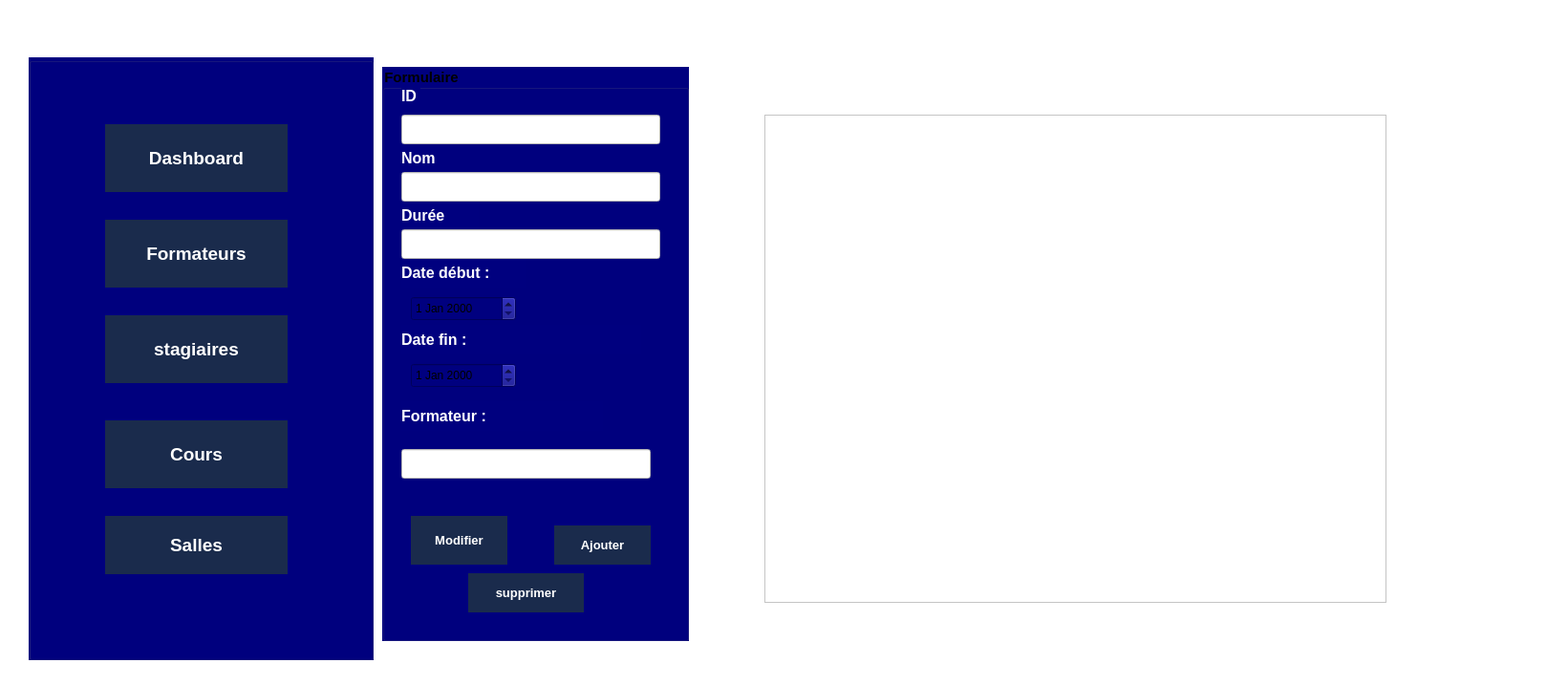
<?xml version="1.0" encoding="UTF-8"?>
<ui version="4.0">
 <class>CoursWidget</class>
 <widget class="QWidget" name="CoursWidget">
  <property name="geometry">
   <rect>
    <x>0</x>
    <y>0</y>
    <width>1641</width>
    <height>717</height>
   </rect>
  </property>
  <property name="windowTitle">
   <string>Form</string>
  </property>
  <property name="styleSheet">
   <string notr="true">background-color: rgb(255, 255, 255);</string>
  </property>
  <widget class="QGroupBox" name="groupBox">
   <property name="geometry">
    <rect>
     <x>30</x>
     <y>60</y>
     <width>361</width>
     <height>631</height>
    </rect>
   </property>
   <property name="styleSheet">
    <string notr="true">background-color: #15a255;
background-color: rgb(0, 0, 255);
background-color: rgb(0, 0, 127);</string>
   </property>
   <property name="title">
    <string/>
   </property>
   <widget class="QPushButton" name="pushButton_8">
    <property name="geometry">
     <rect>
      <x>80</x>
      <y>70</y>
      <width>191</width>
      <height>71</height>
     </rect>
    </property>
    <property name="maximumSize">
     <size>
      <width>100000</width>
      <height>105</height>
     </size>
    </property>
    <property name="font">
     <font>
      <pointsize>14</pointsize>
      <bold>true</bold>
     </font>
    </property>
    <property name="styleSheet">
     <string notr="true">QPushButton {
    background-color: #1A2B4C;
    color: white;
    border: none;
    padding: 10px 15px;
    font-weight: bold;
}
</string>
    </property>
    <property name="text">
     <string>Dashboard</string>
    </property>
   </widget>
   <widget class="QPushButton" name="employe">
    <property name="geometry">
     <rect>
      <x>80</x>
      <y>170</y>
      <width>191</width>
      <height>71</height>
     </rect>
    </property>
    <property name="maximumSize">
     <size>
      <width>16777215</width>
      <height>105</height>
     </size>
    </property>
    <property name="font">
     <font>
      <pointsize>14</pointsize>
      <bold>true</bold>
     </font>
    </property>
    <property name="styleSheet">
     <string notr="true">QPushButton {
    background-color: #1A2B4C;
    color: white;
    border: none;
    padding: 10px 15px;
    font-weight: bold;
}
</string>
    </property>
    <property name="text">
     <string>Formateurs</string>
    </property>
   </widget>
   <widget class="QPushButton" name="btnStagiaires">
    <property name="geometry">
     <rect>
      <x>80</x>
      <y>270</y>
      <width>191</width>
      <height>71</height>
     </rect>
    </property>
    <property name="maximumSize">
     <size>
      <width>16777215</width>
      <height>105</height>
     </size>
    </property>
    <property name="font">
     <font>
      <pointsize>14</pointsize>
      <bold>true</bold>
     </font>
    </property>
    <property name="styleSheet">
     <string notr="true">QPushButton {
    background-color: #1A2B4C;
    color: white;
    border: none;
    padding: 10px 15px;
    font-weight: bold;
}
</string>
    </property>
    <property name="text">
     <string>stagiaires</string>
    </property>
   </widget>
   <widget class="QPushButton" name="btnCours">
    <property name="geometry">
     <rect>
      <x>80</x>
      <y>380</y>
      <width>191</width>
      <height>71</height>
     </rect>
    </property>
    <property name="maximumSize">
     <size>
      <width>16777215</width>
      <height>105</height>
     </size>
    </property>
    <property name="font">
     <font>
      <pointsize>14</pointsize>
      <bold>true</bold>
     </font>
    </property>
    <property name="styleSheet">
     <string notr="true">QPushButton {
    background-color: #1A2B4C;
    color: white;
    border: none;
    padding: 10px 15px;
    font-weight: bold;
}
</string>
    </property>
    <property name="text">
     <string>Cours</string>
    </property>
   </widget>
   <widget class="QPushButton" name="pushButton_12">
    <property name="geometry">
     <rect>
      <x>80</x>
      <y>480</y>
      <width>191</width>
      <height>61</height>
     </rect>
    </property>
    <property name="maximumSize">
     <size>
      <width>16777215</width>
      <height>105</height>
     </size>
    </property>
    <property name="font">
     <font>
      <pointsize>14</pointsize>
      <bold>true</bold>
     </font>
    </property>
    <property name="styleSheet">
     <string notr="true">QPushButton {
    background-color: #1A2B4C;
    color: white;
    border: none;
    padding: 10px 15px;
    font-weight: bold;
}
</string>
    </property>
    <property name="text">
     <string>Salles</string>
    </property>
   </widget>
  </widget>
  <widget class="QGroupBox" name="QgroupBox">
   <property name="geometry">
    <rect>
     <x>400</x>
     <y>70</y>
     <width>321</width>
     <height>601</height>
    </rect>
   </property>
   <property name="minimumSize">
    <size>
     <width>210</width>
     <height>327</height>
    </size>
   </property>
   <property name="font">
    <font>
     <pointsize>11</pointsize>
     <bold>true</bold>
    </font>
   </property>
   <property name="styleSheet">
    <string notr="true">background-color: #15a255;
background-color: rgb(0, 0, 127);</string>
   </property>
   <property name="title">
    <string>Formulaire</string>
   </property>
   <widget class="QLabel" name="label_37">
    <property name="geometry">
     <rect>
      <x>20</x>
      <y>20</y>
      <width>20</width>
      <height>20</height>
     </rect>
    </property>
    <property name="palette">
     <palette>
      <active>
       <colorrole role="WindowText">
        <brush brushstyle="SolidPattern">
         <color alpha="255">
          <red>255</red>
          <green>255</green>
          <blue>255</blue>
         </color>
        </brush>
       </colorrole>
       <colorrole role="Button">
        <brush brushstyle="SolidPattern">
         <color alpha="255">
          <red>0</red>
          <green>0</green>
          <blue>127</blue>
         </color>
        </brush>
       </colorrole>
       <colorrole role="Base">
        <brush brushstyle="SolidPattern">
         <color alpha="255">
          <red>0</red>
          <green>0</green>
          <blue>127</blue>
         </color>
        </brush>
       </colorrole>
       <colorrole role="Window">
        <brush brushstyle="SolidPattern">
         <color alpha="255">
          <red>0</red>
          <green>0</green>
          <blue>127</blue>
         </color>
        </brush>
       </colorrole>
      </active>
      <inactive>
       <colorrole role="WindowText">
        <brush brushstyle="SolidPattern">
         <color alpha="255">
          <red>255</red>
          <green>255</green>
          <blue>255</blue>
         </color>
        </brush>
       </colorrole>
       <colorrole role="Button">
        <brush brushstyle="SolidPattern">
         <color alpha="255">
          <red>0</red>
          <green>0</green>
          <blue>127</blue>
         </color>
        </brush>
       </colorrole>
       <colorrole role="Base">
        <brush brushstyle="SolidPattern">
         <color alpha="255">
          <red>0</red>
          <green>0</green>
          <blue>127</blue>
         </color>
        </brush>
       </colorrole>
       <colorrole role="Window">
        <brush brushstyle="SolidPattern">
         <color alpha="255">
          <red>0</red>
          <green>0</green>
          <blue>127</blue>
         </color>
        </brush>
       </colorrole>
      </inactive>
      <disabled>
       <colorrole role="Button">
        <brush brushstyle="SolidPattern">
         <color alpha="255">
          <red>0</red>
          <green>0</green>
          <blue>127</blue>
         </color>
        </brush>
       </colorrole>
       <colorrole role="Base">
        <brush brushstyle="SolidPattern">
         <color alpha="255">
          <red>0</red>
          <green>0</green>
          <blue>127</blue>
         </color>
        </brush>
       </colorrole>
       <colorrole role="Window">
        <brush brushstyle="SolidPattern">
         <color alpha="255">
          <red>0</red>
          <green>0</green>
          <blue>127</blue>
         </color>
        </brush>
       </colorrole>
      </disabled>
     </palette>
    </property>
    <property name="font">
     <font>
      <pointsize>12</pointsize>
      <bold>true</bold>
     </font>
    </property>
    <property name="text">
     <string>ID</string>
    </property>
   </widget>
   <widget class="QLabel" name="label_39">
    <property name="geometry">
     <rect>
      <x>20</x>
      <y>80</y>
      <width>51</width>
      <height>31</height>
     </rect>
    </property>
    <property name="palette">
     <palette>
      <active>
       <colorrole role="WindowText">
        <brush brushstyle="SolidPattern">
         <color alpha="255">
          <red>255</red>
          <green>255</green>
          <blue>255</blue>
         </color>
        </brush>
       </colorrole>
       <colorrole role="Button">
        <brush brushstyle="SolidPattern">
         <color alpha="255">
          <red>0</red>
          <green>0</green>
          <blue>127</blue>
         </color>
        </brush>
       </colorrole>
       <colorrole role="Base">
        <brush brushstyle="SolidPattern">
         <color alpha="255">
          <red>0</red>
          <green>0</green>
          <blue>127</blue>
         </color>
        </brush>
       </colorrole>
       <colorrole role="Window">
        <brush brushstyle="SolidPattern">
         <color alpha="255">
          <red>0</red>
          <green>0</green>
          <blue>127</blue>
         </color>
        </brush>
       </colorrole>
      </active>
      <inactive>
       <colorrole role="WindowText">
        <brush brushstyle="SolidPattern">
         <color alpha="255">
          <red>255</red>
          <green>255</green>
          <blue>255</blue>
         </color>
        </brush>
       </colorrole>
       <colorrole role="Button">
        <brush brushstyle="SolidPattern">
         <color alpha="255">
          <red>0</red>
          <green>0</green>
          <blue>127</blue>
         </color>
        </brush>
       </colorrole>
       <colorrole role="Base">
        <brush brushstyle="SolidPattern">
         <color alpha="255">
          <red>0</red>
          <green>0</green>
          <blue>127</blue>
         </color>
        </brush>
       </colorrole>
       <colorrole role="Window">
        <brush brushstyle="SolidPattern">
         <color alpha="255">
          <red>0</red>
          <green>0</green>
          <blue>127</blue>
         </color>
        </brush>
       </colorrole>
      </inactive>
      <disabled>
       <colorrole role="Button">
        <brush brushstyle="SolidPattern">
         <color alpha="255">
          <red>0</red>
          <green>0</green>
          <blue>127</blue>
         </color>
        </brush>
       </colorrole>
       <colorrole role="Base">
        <brush brushstyle="SolidPattern">
         <color alpha="255">
          <red>0</red>
          <green>0</green>
          <blue>127</blue>
         </color>
        </brush>
       </colorrole>
       <colorrole role="Window">
        <brush brushstyle="SolidPattern">
         <color alpha="255">
          <red>0</red>
          <green>0</green>
          <blue>127</blue>
         </color>
        </brush>
       </colorrole>
      </disabled>
     </palette>
    </property>
    <property name="font">
     <font>
      <pointsize>12</pointsize>
      <bold>true</bold>
     </font>
    </property>
    <property name="text">
     <string>Nom</string>
    </property>
   </widget>
   <widget class="QLabel" name="label_41">
    <property name="geometry">
     <rect>
      <x>20</x>
      <y>140</y>
      <width>81</width>
      <height>31</height>
     </rect>
    </property>
    <property name="palette">
     <palette>
      <active>
       <colorrole role="WindowText">
        <brush brushstyle="SolidPattern">
         <color alpha="255">
          <red>255</red>
          <green>255</green>
          <blue>255</blue>
         </color>
        </brush>
       </colorrole>
       <colorrole role="Button">
        <brush brushstyle="SolidPattern">
         <color alpha="255">
          <red>0</red>
          <green>0</green>
          <blue>127</blue>
         </color>
        </brush>
       </colorrole>
       <colorrole role="Base">
        <brush brushstyle="SolidPattern">
         <color alpha="255">
          <red>0</red>
          <green>0</green>
          <blue>127</blue>
         </color>
        </brush>
       </colorrole>
       <colorrole role="Window">
        <brush brushstyle="SolidPattern">
         <color alpha="255">
          <red>0</red>
          <green>0</green>
          <blue>127</blue>
         </color>
        </brush>
       </colorrole>
      </active>
      <inactive>
       <colorrole role="WindowText">
        <brush brushstyle="SolidPattern">
         <color alpha="255">
          <red>255</red>
          <green>255</green>
          <blue>255</blue>
         </color>
        </brush>
       </colorrole>
       <colorrole role="Button">
        <brush brushstyle="SolidPattern">
         <color alpha="255">
          <red>0</red>
          <green>0</green>
          <blue>127</blue>
         </color>
        </brush>
       </colorrole>
       <colorrole role="Base">
        <brush brushstyle="SolidPattern">
         <color alpha="255">
          <red>0</red>
          <green>0</green>
          <blue>127</blue>
         </color>
        </brush>
       </colorrole>
       <colorrole role="Window">
        <brush brushstyle="SolidPattern">
         <color alpha="255">
          <red>0</red>
          <green>0</green>
          <blue>127</blue>
         </color>
        </brush>
       </colorrole>
      </inactive>
      <disabled>
       <colorrole role="Button">
        <brush brushstyle="SolidPattern">
         <color alpha="255">
          <red>0</red>
          <green>0</green>
          <blue>127</blue>
         </color>
        </brush>
       </colorrole>
       <colorrole role="Base">
        <brush brushstyle="SolidPattern">
         <color alpha="255">
          <red>0</red>
          <green>0</green>
          <blue>127</blue>
         </color>
        </brush>
       </colorrole>
       <colorrole role="Window">
        <brush brushstyle="SolidPattern">
         <color alpha="255">
          <red>0</red>
          <green>0</green>
          <blue>127</blue>
         </color>
        </brush>
       </colorrole>
      </disabled>
     </palette>
    </property>
    <property name="font">
     <font>
      <pointsize>12</pointsize>
      <bold>true</bold>
     </font>
    </property>
    <property name="text">
     <string>Durée</string>
    </property>
   </widget>
   <widget class="QLabel" name="dateEditInscription">
    <property name="geometry">
     <rect>
      <x>20</x>
      <y>350</y>
      <width>211</width>
      <height>31</height>
     </rect>
    </property>
    <property name="palette">
     <palette>
      <active>
       <colorrole role="WindowText">
        <brush brushstyle="SolidPattern">
         <color alpha="255">
          <red>255</red>
          <green>255</green>
          <blue>255</blue>
         </color>
        </brush>
       </colorrole>
       <colorrole role="Button">
        <brush brushstyle="SolidPattern">
         <color alpha="255">
          <red>0</red>
          <green>0</green>
          <blue>127</blue>
         </color>
        </brush>
       </colorrole>
       <colorrole role="Base">
        <brush brushstyle="SolidPattern">
         <color alpha="255">
          <red>0</red>
          <green>0</green>
          <blue>127</blue>
         </color>
        </brush>
       </colorrole>
       <colorrole role="Window">
        <brush brushstyle="SolidPattern">
         <color alpha="255">
          <red>0</red>
          <green>0</green>
          <blue>127</blue>
         </color>
        </brush>
       </colorrole>
      </active>
      <inactive>
       <colorrole role="WindowText">
        <brush brushstyle="SolidPattern">
         <color alpha="255">
          <red>255</red>
          <green>255</green>
          <blue>255</blue>
         </color>
        </brush>
       </colorrole>
       <colorrole role="Button">
        <brush brushstyle="SolidPattern">
         <color alpha="255">
          <red>0</red>
          <green>0</green>
          <blue>127</blue>
         </color>
        </brush>
       </colorrole>
       <colorrole role="Base">
        <brush brushstyle="SolidPattern">
         <color alpha="255">
          <red>0</red>
          <green>0</green>
          <blue>127</blue>
         </color>
        </brush>
       </colorrole>
       <colorrole role="Window">
        <brush brushstyle="SolidPattern">
         <color alpha="255">
          <red>0</red>
          <green>0</green>
          <blue>127</blue>
         </color>
        </brush>
       </colorrole>
      </inactive>
      <disabled>
       <colorrole role="Button">
        <brush brushstyle="SolidPattern">
         <color alpha="255">
          <red>0</red>
          <green>0</green>
          <blue>127</blue>
         </color>
        </brush>
       </colorrole>
       <colorrole role="Base">
        <brush brushstyle="SolidPattern">
         <color alpha="255">
          <red>0</red>
          <green>0</green>
          <blue>127</blue>
         </color>
        </brush>
       </colorrole>
       <colorrole role="Window">
        <brush brushstyle="SolidPattern">
         <color alpha="255">
          <red>0</red>
          <green>0</green>
          <blue>127</blue>
         </color>
        </brush>
       </colorrole>
      </disabled>
     </palette>
    </property>
    <property name="font">
     <font>
      <pointsize>12</pointsize>
      <bold>true</bold>
     </font>
    </property>
    <property name="text">
     <string>Formateur :</string>
    </property>
   </widget>
   <widget class="QLabel" name="label_43">
    <property name="geometry">
     <rect>
      <x>20</x>
      <y>200</y>
      <width>131</width>
      <height>31</height>
     </rect>
    </property>
    <property name="palette">
     <palette>
      <active>
       <colorrole role="WindowText">
        <brush brushstyle="SolidPattern">
         <color alpha="255">
          <red>255</red>
          <green>255</green>
          <blue>255</blue>
         </color>
        </brush>
       </colorrole>
       <colorrole role="Button">
        <brush brushstyle="SolidPattern">
         <color alpha="255">
          <red>0</red>
          <green>0</green>
          <blue>127</blue>
         </color>
        </brush>
       </colorrole>
       <colorrole role="Base">
        <brush brushstyle="SolidPattern">
         <color alpha="255">
          <red>0</red>
          <green>0</green>
          <blue>127</blue>
         </color>
        </brush>
       </colorrole>
       <colorrole role="Window">
        <brush brushstyle="SolidPattern">
         <color alpha="255">
          <red>0</red>
          <green>0</green>
          <blue>127</blue>
         </color>
        </brush>
       </colorrole>
      </active>
      <inactive>
       <colorrole role="WindowText">
        <brush brushstyle="SolidPattern">
         <color alpha="255">
          <red>255</red>
          <green>255</green>
          <blue>255</blue>
         </color>
        </brush>
       </colorrole>
       <colorrole role="Button">
        <brush brushstyle="SolidPattern">
         <color alpha="255">
          <red>0</red>
          <green>0</green>
          <blue>127</blue>
         </color>
        </brush>
       </colorrole>
       <colorrole role="Base">
        <brush brushstyle="SolidPattern">
         <color alpha="255">
          <red>0</red>
          <green>0</green>
          <blue>127</blue>
         </color>
        </brush>
       </colorrole>
       <colorrole role="Window">
        <brush brushstyle="SolidPattern">
         <color alpha="255">
          <red>0</red>
          <green>0</green>
          <blue>127</blue>
         </color>
        </brush>
       </colorrole>
      </inactive>
      <disabled>
       <colorrole role="Button">
        <brush brushstyle="SolidPattern">
         <color alpha="255">
          <red>0</red>
          <green>0</green>
          <blue>127</blue>
         </color>
        </brush>
       </colorrole>
       <colorrole role="Base">
        <brush brushstyle="SolidPattern">
         <color alpha="255">
          <red>0</red>
          <green>0</green>
          <blue>127</blue>
         </color>
        </brush>
       </colorrole>
       <colorrole role="Window">
        <brush brushstyle="SolidPattern">
         <color alpha="255">
          <red>0</red>
          <green>0</green>
          <blue>127</blue>
         </color>
        </brush>
       </colorrole>
      </disabled>
     </palette>
    </property>
    <property name="font">
     <font>
      <pointsize>12</pointsize>
      <bold>true</bold>
     </font>
    </property>
    <property name="text">
     <string>Date début :</string>
    </property>
   </widget>
   <widget class="QLineEdit" name="lineEditID">
    <property name="geometry">
     <rect>
      <x>20</x>
      <y>50</y>
      <width>271</width>
      <height>31</height>
     </rect>
    </property>
    <property name="palette">
     <palette>
      <active>
       <colorrole role="Button">
        <brush brushstyle="SolidPattern">
         <color alpha="255">
          <red>255</red>
          <green>255</green>
          <blue>255</blue>
         </color>
        </brush>
       </colorrole>
       <colorrole role="Text">
        <brush brushstyle="SolidPattern">
         <color alpha="255">
          <red>0</red>
          <green>0</green>
          <blue>0</blue>
         </color>
        </brush>
       </colorrole>
       <colorrole role="Base">
        <brush brushstyle="SolidPattern">
         <color alpha="255">
          <red>255</red>
          <green>255</green>
          <blue>255</blue>
         </color>
        </brush>
       </colorrole>
       <colorrole role="Window">
        <brush brushstyle="SolidPattern">
         <color alpha="255">
          <red>255</red>
          <green>255</green>
          <blue>255</blue>
         </color>
        </brush>
       </colorrole>
      </active>
      <inactive>
       <colorrole role="Button">
        <brush brushstyle="SolidPattern">
         <color alpha="255">
          <red>255</red>
          <green>255</green>
          <blue>255</blue>
         </color>
        </brush>
       </colorrole>
       <colorrole role="Text">
        <brush brushstyle="SolidPattern">
         <color alpha="255">
          <red>0</red>
          <green>0</green>
          <blue>0</blue>
         </color>
        </brush>
       </colorrole>
       <colorrole role="Base">
        <brush brushstyle="SolidPattern">
         <color alpha="255">
          <red>255</red>
          <green>255</green>
          <blue>255</blue>
         </color>
        </brush>
       </colorrole>
       <colorrole role="Window">
        <brush brushstyle="SolidPattern">
         <color alpha="255">
          <red>255</red>
          <green>255</green>
          <blue>255</blue>
         </color>
        </brush>
       </colorrole>
      </inactive>
      <disabled>
       <colorrole role="Button">
        <brush brushstyle="SolidPattern">
         <color alpha="255">
          <red>255</red>
          <green>255</green>
          <blue>255</blue>
         </color>
        </brush>
       </colorrole>
       <colorrole role="Base">
        <brush brushstyle="SolidPattern">
         <color alpha="255">
          <red>255</red>
          <green>255</green>
          <blue>255</blue>
         </color>
        </brush>
       </colorrole>
       <colorrole role="Window">
        <brush brushstyle="SolidPattern">
         <color alpha="255">
          <red>255</red>
          <green>255</green>
          <blue>255</blue>
         </color>
        </brush>
       </colorrole>
      </disabled>
     </palette>
    </property>
    <property name="font">
     <font>
      <pointsize>11</pointsize>
     </font>
    </property>
    <property name="styleSheet">
     <string notr="true">background-color: rgb(255, 255, 255);</string>
    </property>
   </widget>
   <widget class="QLineEdit" name="lineEditNom">
    <property name="geometry">
     <rect>
      <x>20</x>
      <y>110</y>
      <width>271</width>
      <height>31</height>
     </rect>
    </property>
    <property name="palette">
     <palette>
      <active>
       <colorrole role="Button">
        <brush brushstyle="SolidPattern">
         <color alpha="255">
          <red>255</red>
          <green>255</green>
          <blue>255</blue>
         </color>
        </brush>
       </colorrole>
       <colorrole role="Text">
        <brush brushstyle="SolidPattern">
         <color alpha="255">
          <red>0</red>
          <green>0</green>
          <blue>0</blue>
         </color>
        </brush>
       </colorrole>
       <colorrole role="Base">
        <brush brushstyle="SolidPattern">
         <color alpha="255">
          <red>255</red>
          <green>255</green>
          <blue>255</blue>
         </color>
        </brush>
       </colorrole>
       <colorrole role="Window">
        <brush brushstyle="SolidPattern">
         <color alpha="255">
          <red>255</red>
          <green>255</green>
          <blue>255</blue>
         </color>
        </brush>
       </colorrole>
      </active>
      <inactive>
       <colorrole role="Button">
        <brush brushstyle="SolidPattern">
         <color alpha="255">
          <red>255</red>
          <green>255</green>
          <blue>255</blue>
         </color>
        </brush>
       </colorrole>
       <colorrole role="Text">
        <brush brushstyle="SolidPattern">
         <color alpha="255">
          <red>0</red>
          <green>0</green>
          <blue>0</blue>
         </color>
        </brush>
       </colorrole>
       <colorrole role="Base">
        <brush brushstyle="SolidPattern">
         <color alpha="255">
          <red>255</red>
          <green>255</green>
          <blue>255</blue>
         </color>
        </brush>
       </colorrole>
       <colorrole role="Window">
        <brush brushstyle="SolidPattern">
         <color alpha="255">
          <red>255</red>
          <green>255</green>
          <blue>255</blue>
         </color>
        </brush>
       </colorrole>
      </inactive>
      <disabled>
       <colorrole role="Button">
        <brush brushstyle="SolidPattern">
         <color alpha="255">
          <red>255</red>
          <green>255</green>
          <blue>255</blue>
         </color>
        </brush>
       </colorrole>
       <colorrole role="Base">
        <brush brushstyle="SolidPattern">
         <color alpha="255">
          <red>255</red>
          <green>255</green>
          <blue>255</blue>
         </color>
        </brush>
       </colorrole>
       <colorrole role="Window">
        <brush brushstyle="SolidPattern">
         <color alpha="255">
          <red>255</red>
          <green>255</green>
          <blue>255</blue>
         </color>
        </brush>
       </colorrole>
      </disabled>
     </palette>
    </property>
    <property name="font">
     <font>
      <pointsize>11</pointsize>
     </font>
    </property>
    <property name="styleSheet">
     <string notr="true">background-color: rgb(255, 255, 255);
</string>
    </property>
   </widget>
   <widget class="QPushButton" name="btnModifier">
    <property name="geometry">
     <rect>
      <x>30</x>
      <y>470</y>
      <width>101</width>
      <height>51</height>
     </rect>
    </property>
    <property name="font">
     <font>
      <pointsize>10</pointsize>
      <bold>true</bold>
     </font>
    </property>
    <property name="styleSheet">
     <string notr="true">QPushButton {
    background-color: #1A2B4C;
    color: white;
    border: none;
    padding: 10px 15px;
    font-weight: bold;
}</string>
    </property>
    <property name="text">
     <string>Modifier</string>
    </property>
   </widget>
   <widget class="QPushButton" name="btnSupprimer">
    <property name="geometry">
     <rect>
      <x>90</x>
      <y>530</y>
      <width>121</width>
      <height>41</height>
     </rect>
    </property>
    <property name="font">
     <font>
      <pointsize>10</pointsize>
      <bold>true</bold>
     </font>
    </property>
    <property name="styleSheet">
     <string notr="true">QPushButton {
    background-color: #1A2B4C;
    color: white;
    border: none;
    padding: 10px 15px;
    font-weight: bold;
}</string>
    </property>
    <property name="text">
     <string>supprimer</string>
    </property>
   </widget>
   <widget class="QPushButton" name="btnAjouter">
    <property name="geometry">
     <rect>
      <x>180</x>
      <y>480</y>
      <width>101</width>
      <height>41</height>
     </rect>
    </property>
    <property name="font">
     <font>
      <pointsize>10</pointsize>
      <bold>true</bold>
     </font>
    </property>
    <property name="styleSheet">
     <string notr="true">QPushButton {
    background-color: #1A2B4C;
    color: white;
    border: none;
    padding: 10px 15px;
    font-weight: bold;
}</string>
    </property>
    <property name="text">
     <string>Ajouter</string>
    </property>
   </widget>
   <widget class="QLabel" name="label_40">
    <property name="geometry">
     <rect>
      <x>20</x>
      <y>270</y>
      <width>251</width>
      <height>31</height>
     </rect>
    </property>
    <property name="palette">
     <palette>
      <active>
       <colorrole role="WindowText">
        <brush brushstyle="SolidPattern">
         <color alpha="255">
          <red>255</red>
          <green>255</green>
          <blue>255</blue>
         </color>
        </brush>
       </colorrole>
       <colorrole role="Button">
        <brush brushstyle="SolidPattern">
         <color alpha="255">
          <red>0</red>
          <green>0</green>
          <blue>127</blue>
         </color>
        </brush>
       </colorrole>
       <colorrole role="Base">
        <brush brushstyle="SolidPattern">
         <color alpha="255">
          <red>0</red>
          <green>0</green>
          <blue>127</blue>
         </color>
        </brush>
       </colorrole>
       <colorrole role="Window">
        <brush brushstyle="SolidPattern">
         <color alpha="255">
          <red>0</red>
          <green>0</green>
          <blue>127</blue>
         </color>
        </brush>
       </colorrole>
      </active>
      <inactive>
       <colorrole role="WindowText">
        <brush brushstyle="SolidPattern">
         <color alpha="255">
          <red>255</red>
          <green>255</green>
          <blue>255</blue>
         </color>
        </brush>
       </colorrole>
       <colorrole role="Button">
        <brush brushstyle="SolidPattern">
         <color alpha="255">
          <red>0</red>
          <green>0</green>
          <blue>127</blue>
         </color>
        </brush>
       </colorrole>
       <colorrole role="Base">
        <brush brushstyle="SolidPattern">
         <color alpha="255">
          <red>0</red>
          <green>0</green>
          <blue>127</blue>
         </color>
        </brush>
       </colorrole>
       <colorrole role="Window">
        <brush brushstyle="SolidPattern">
         <color alpha="255">
          <red>0</red>
          <green>0</green>
          <blue>127</blue>
         </color>
        </brush>
       </colorrole>
      </inactive>
      <disabled>
       <colorrole role="Button">
        <brush brushstyle="SolidPattern">
         <color alpha="255">
          <red>0</red>
          <green>0</green>
          <blue>127</blue>
         </color>
        </brush>
       </colorrole>
       <colorrole role="Base">
        <brush brushstyle="SolidPattern">
         <color alpha="255">
          <red>0</red>
          <green>0</green>
          <blue>127</blue>
         </color>
        </brush>
       </colorrole>
       <colorrole role="Window">
        <brush brushstyle="SolidPattern">
         <color alpha="255">
          <red>0</red>
          <green>0</green>
          <blue>127</blue>
         </color>
        </brush>
       </colorrole>
      </disabled>
     </palette>
    </property>
    <property name="font">
     <font>
      <pointsize>12</pointsize>
      <bold>true</bold>
     </font>
    </property>
    <property name="text">
     <string>Date fin :</string>
    </property>
   </widget>
   <widget class="QLineEdit" name="lineEditFormateur">
    <property name="geometry">
     <rect>
      <x>20</x>
      <y>400</y>
      <width>261</width>
      <height>31</height>
     </rect>
    </property>
    <property name="styleSheet">
     <string notr="true">background-color: rgb(255, 255, 255);</string>
    </property>
   </widget>
   <widget class="QDateEdit" name="dateDebut">
    <property name="geometry">
     <rect>
      <x>30</x>
      <y>240</y>
      <width>110</width>
      <height>26</height>
     </rect>
    </property>
   </widget>
   <widget class="QDateEdit" name="dateFin">
    <property name="geometry">
     <rect>
      <x>30</x>
      <y>310</y>
      <width>110</width>
      <height>26</height>
     </rect>
    </property>
   </widget>
   <widget class="QLineEdit" name="lineEditDuree">
    <property name="geometry">
     <rect>
      <x>20</x>
      <y>170</y>
      <width>271</width>
      <height>31</height>
     </rect>
    </property>
    <property name="palette">
     <palette>
      <active>
       <colorrole role="Button">
        <brush brushstyle="SolidPattern">
         <color alpha="255">
          <red>255</red>
          <green>255</green>
          <blue>255</blue>
         </color>
        </brush>
       </colorrole>
       <colorrole role="Text">
        <brush brushstyle="SolidPattern">
         <color alpha="255">
          <red>0</red>
          <green>0</green>
          <blue>0</blue>
         </color>
        </brush>
       </colorrole>
       <colorrole role="Base">
        <brush brushstyle="SolidPattern">
         <color alpha="255">
          <red>255</red>
          <green>255</green>
          <blue>255</blue>
         </color>
        </brush>
       </colorrole>
       <colorrole role="Window">
        <brush brushstyle="SolidPattern">
         <color alpha="255">
          <red>255</red>
          <green>255</green>
          <blue>255</blue>
         </color>
        </brush>
       </colorrole>
      </active>
      <inactive>
       <colorrole role="Button">
        <brush brushstyle="SolidPattern">
         <color alpha="255">
          <red>255</red>
          <green>255</green>
          <blue>255</blue>
         </color>
        </brush>
       </colorrole>
       <colorrole role="Text">
        <brush brushstyle="SolidPattern">
         <color alpha="255">
          <red>0</red>
          <green>0</green>
          <blue>0</blue>
         </color>
        </brush>
       </colorrole>
       <colorrole role="Base">
        <brush brushstyle="SolidPattern">
         <color alpha="255">
          <red>255</red>
          <green>255</green>
          <blue>255</blue>
         </color>
        </brush>
       </colorrole>
       <colorrole role="Window">
        <brush brushstyle="SolidPattern">
         <color alpha="255">
          <red>255</red>
          <green>255</green>
          <blue>255</blue>
         </color>
        </brush>
       </colorrole>
      </inactive>
      <disabled>
       <colorrole role="Button">
        <brush brushstyle="SolidPattern">
         <color alpha="255">
          <red>255</red>
          <green>255</green>
          <blue>255</blue>
         </color>
        </brush>
       </colorrole>
       <colorrole role="Base">
        <brush brushstyle="SolidPattern">
         <color alpha="255">
          <red>255</red>
          <green>255</green>
          <blue>255</blue>
         </color>
        </brush>
       </colorrole>
       <colorrole role="Window">
        <brush brushstyle="SolidPattern">
         <color alpha="255">
          <red>255</red>
          <green>255</green>
          <blue>255</blue>
         </color>
        </brush>
       </colorrole>
      </disabled>
     </palette>
    </property>
    <property name="font">
     <font>
      <pointsize>11</pointsize>
     </font>
    </property>
    <property name="styleSheet">
     <string notr="true">background-color: rgb(255, 255, 255);
</string>
    </property>
   </widget>
  </widget>
  <widget class="QTableView" name="tableViewCours">
   <property name="geometry">
    <rect>
     <x>800</x>
     <y>120</y>
     <width>651</width>
     <height>511</height>
    </rect>
   </property>
  </widget>
 </widget>
 <resources/>
 <connections/>
</ui>
